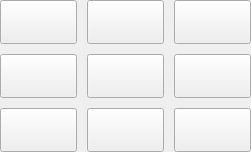
             <widget class="QWidget" name="redCatWgt" native="true">
              <property name="sizePolicy">
               <sizepolicy hsizetype="Expanding" vsizetype="Expanding">
                <horstretch>0</horstretch>
                <verstretch>0</verstretch>
               </sizepolicy>
              </property>
              <property name="focusPolicy">
               <enum>Qt::NoFocus</enum>
              </property>
              <layout class="QGridLayout" name="gridLayout_6" columnstretch="0,0,0,0,0">
               <property name="margin">
                <number>0</number>
               </property>
               <property name="spacing">
                <number>10</number>
               </property>
               <item row="2" column="0">
                <widget class="QPushButton" name="redBut_22">
                 <property name="sizePolicy">
                  <sizepolicy hsizetype="Expanding" vsizetype="Expanding">
                   <horstretch>0</horstretch>
                   <verstretch>0</verstretch>
                  </sizepolicy>
                 </property>
                 <property name="focusPolicy">
                  <enum>Qt::NoFocus</enum>
                 </property>
                 <property name="styleSheet">
                  <string notr="true"> QPushButton:hover:pressed {
    padding-right: 15px; /* make room for the arrows */
	border-image: url(:/Pyramid/7_3_n.png);
     border-width: 15;}
 
QPushButton{
     padding-right: 15px; /* make room for the arrows */
	border-image: url(:/Pyramid/7_3.png);
     border-width: 15;}

 QPushButton:hover {
    padding-right: 15px; /* make room for the arrows */
	border-image: url(:/Pyramid/7_3.png);
     border-width: 15;}</string>
                 </property>
                 <property name="text">
                  <string/>
                 </property>
                </widget>
               </item>
               <item row="2" column="2">
                <widget class="QPushButton" name="redBut_24">
                 <property name="sizePolicy">
                  <sizepolicy hsizetype="Expanding" vsizetype="Expanding">
                   <horstretch>0</horstretch>
                   <verstretch>0</verstretch>
                  </sizepolicy>
                 </property>
                 <property name="focusPolicy">
                  <enum>Qt::NoFocus</enum>
                 </property>
                 <property name="styleSheet">
                  <string notr="true"> QPushButton:hover:pressed {
    padding-right: 15px; /* make room for the arrows */
	border-image: url(:/Pyramid/8_2_n.png);
     border-width: 15;}
 
QPushButton{
     padding-right: 15px; /* make room for the arrows */
	border-image: url(:/Pyramid/8_2.png);
     border-width: 15;}

 QPushButton:hover {
    padding-right: 15px; /* make room for the arrows */
	border-image: url(:/Pyramid/8_2.png);
     border-width: 15;}</string>
                 </property>
                 <property name="text">
                  <string/>
                 </property>
                </widget>
               </item>
               <item row="3" column="2">
                <widget class="QPushButton" name="yellowBut_17">
                 <property name="sizePolicy">
                  <sizepolicy hsizetype="Expanding" vsizetype="Expanding">
                   <horstretch>0</horstretch>
                   <verstretch>0</verstretch>
                  </sizepolicy>
                 </property>
                 <property name="focusPolicy">
                  <enum>Qt::NoFocus</enum>
                 </property>
                 <property name="styleSheet">
                  <string notr="true"> QPushButton:hover:pressed {
    padding-right: 15px; /* make room for the arrows */
	border-image: url(:/Pyramid/2_3_n.png);
     border-width: 15;}
 
QPushButton{
     padding-right: 15px; /* make room for the arrows */
	border-image: url(:/Pyramid/2_3.png);
     border-width: 15;}

 QPushButton:hover {
    padding-right: 15px; /* make room for the arrows */
	border-image: url(:/Pyramid/2_3.png);
     border-width: 15;}</string>
                 </property>
                 <property name="text">
                  <string/>
                 </property>
                </widget>
               </item>
               <item row="1" column="4">
                <widget class="QPushButton" name="yellowBut_18">
                 <property name="sizePolicy">
                  <sizepolicy hsizetype="Expanding" vsizetype="Expanding">
                   <horstretch>0</horstretch>
                   <verstretch>0</verstretch>
                  </sizepolicy>
                 </property>
                 <property name="focusPolicy">
                  <enum>Qt::NoFocus</enum>
                 </property>
                 <property name="styleSheet">
                  <string notr="true"> QPushButton:hover:pressed {
    padding-right: 15px; /* make room for the arrows */
	border-image: url(:/Pyramid/5_2_n.png);
     border-width: 15;}
 
QPushButton{
     padding-right: 15px; /* make room for the arrows */
	border-image: url(:/Pyramid/5_2.png);
     border-width: 15;}

 QPushButton:hover {
    padding-right: 15px; /* make room for the arrows */
	border-image: url(:/Pyramid/5_2.png);
     border-width: 15;}</string>
                 </property>
                 <property name="text">
                  <string/>
                 </property>
                </widget>
               </item>
               <item row="3" column="0">
                <widget class="QPushButton" name="redBut_27">
                 <property name="sizePolicy">
                  <sizepolicy hsizetype="Expanding" vsizetype="Expanding">
                   <horstretch>0</horstretch>
                   <verstretch>0</verstretch>
                  </sizepolicy>
                 </property>
                 <property name="focusPolicy">
                  <enum>Qt::NoFocus</enum>
                 </property>
                 <property name="styleSheet">
                  <string notr="true"> QPushButton:hover:pressed {
    padding-right: 15px; /* make room for the arrows */
	border-image: url(:/Pyramid/8_3_n.png);
     border-width: 15;}
 
QPushButton{
     padding-right: 15px; /* make room for the arrows */
	border-image: url(:/Pyramid/8_3.png);
     border-width: 15;}

 QPushButton:hover {
    padding-right: 15px; /* make room for the arrows */
	border-image: url(:/Pyramid/8_3.png);
     border-width: 15;}</string>
                 </property>
                 <property name="text">
                  <string/>
                 </property>
                </widget>
               </item>
               <item row="3" column="4">
                <widget class="QPushButton" name="yellowBut_19">
                 <property name="sizePolicy">
                  <sizepolicy hsizetype="Expanding" vsizetype="Expanding">
                   <horstretch>0</horstretch>
                   <verstretch>0</verstretch>
                  </sizepolicy>
                 </property>
                 <property name="focusPolicy">
                  <enum>Qt::NoFocus</enum>
                 </property>
                 <property name="styleSheet">
                  <string notr="true"> QPushButton:hover:pressed {
    padding-right: 15px; /* make room for the arrows */
	border-image: url(:/Pyramid/4_2_n.png);
     border-width: 15;}
 
QPushButton{
     padding-right: 15px; /* make room for the arrows */
	border-image: url(:/Pyramid/4_2.png);
     border-width: 15;}

 QPushButton:hover {
    padding-right: 15px; /* make room for the arrows */
	border-image: url(:/Pyramid/4_2.png);
     border-width: 15;}</string>
                 </property>
                 <property name="text">
                  <string/>
                 </property>
                </widget>
               </item>
               <item row="1" column="2">
                <widget class="QPushButton" name="yellowBut_21">
                 <property name="sizePolicy">
                  <sizepolicy hsizetype="Expanding" vsizetype="Expanding">
                   <horstretch>0</horstretch>
                   <verstretch>0</verstretch>
                  </sizepolicy>
                 </property>
                 <property name="focusPolicy">
                  <enum>Qt::NoFocus</enum>
                 </property>
                 <property name="styleSheet">
                  <string notr="true"> QPushButton:hover:pressed {
    padding-right: 15px; /* make room for the arrows */
	border-image: url(:/Pyramid/1_3_n.png);
     border-width: 15;}
 
QPushButton{
     padding-right: 15px; /* make room for the arrows */
	border-image: url(:/Pyramid/1_3.png);
     border-width: 15;}

 QPushButton:hover {
    padding-right: 15px; /* make room for the arrows */
	border-image: url(:/Pyramid/1_3.png);
     border-width: 15;}</string>
                 </property>
                 <property name="text">
                  <string/>
                 </property>
                </widget>
               </item>
               <item row="1" column="0">
                <widget class="QPushButton" name="yellowBut_20">
                 <property name="sizePolicy">
                  <sizepolicy hsizetype="Expanding" vsizetype="Expanding">
                   <horstretch>0</horstretch>
                   <verstretch>0</verstretch>
                  </sizepolicy>
                 </property>
                 <property name="focusPolicy">
                  <enum>Qt::NoFocus</enum>
                 </property>
                 <property name="styleSheet">
                  <string notr="true"> QPushButton:hover:pressed {
    padding-right: 15px; /* make room for the arrows */
	border-image: url(:/Pyramid/1_2_n.png);
     border-width: 15;}
 
QPushButton{
     padding-right: 15px; /* make room for the arrows */
	border-image: url(:/Pyramid/1_2.png);
     border-width: 15;}

 QPushButton:hover {
    padding-right: 15px; /* make room for the arrows */
	border-image: url(:/Pyramid/1_2.png);
     border-width: 15;}</string>
                 </property>
                 <property name="text">
                  <string/>
                 </property>
                </widget>
               </item>
               <item row="2" column="4">
                <widget class="QPushButton" name="blueBut_1">
                 <property name="sizePolicy">
                  <sizepolicy hsizetype="Expanding" vsizetype="Expanding">
                   <horstretch>0</horstretch>
                   <verstretch>0</verstretch>
                  </sizepolicy>
                 </property>
                 <property name="focusPolicy">
                  <enum>Qt::NoFocus</enum>
                 </property>
                 <property name="styleSheet">
                  <string notr="true"> QPushButton:hover:pressed {
    padding-right: 15px; /* make room for the arrows */
	border-image: url(:/Pyramid/s02_n.png);
     border-width: 15;}
 
QPushButton{
     padding-right: 15px; /* make room for the arrows */
	border-image: url(:/Pyramid/s02.png);
     border-width: 15;}

 QPushButton:hover {
    padding-right: 15px; /* make room for the arrows */
	border-image: url(:/Pyramid/s02.png);
     border-width: 15;}</string>
                 </property>
                 <property name="text">
                  <string/>
                 </property>
                </widget>
               </item>
              </layout>
             </widget>
